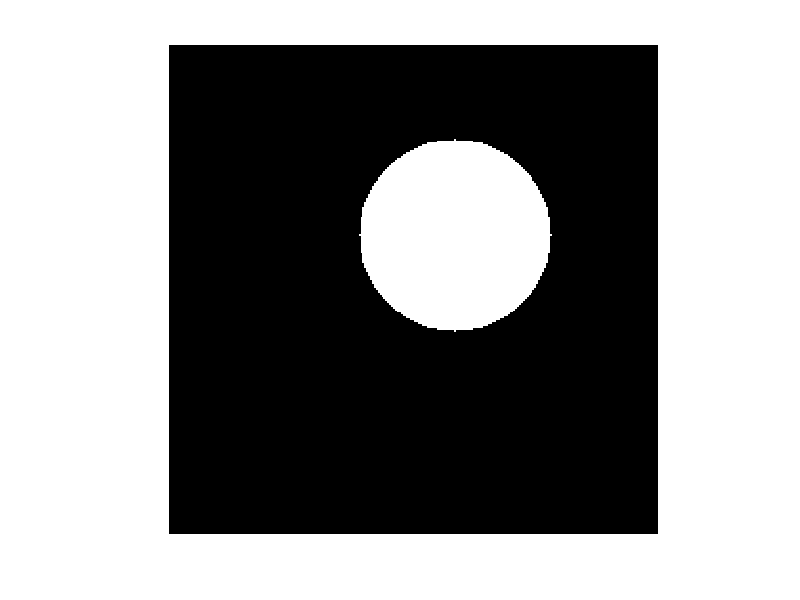

This chart was generated by the following MATLAB code:
n = 256; m=256;
xc  = 100;
yc = 150;
r = 50;
[y,x] = meshgrid(1:m, 1:n);
D = (x-xc).^2 + (y-yc).^2;
I = D <= r* r;
figure
imshow(I)